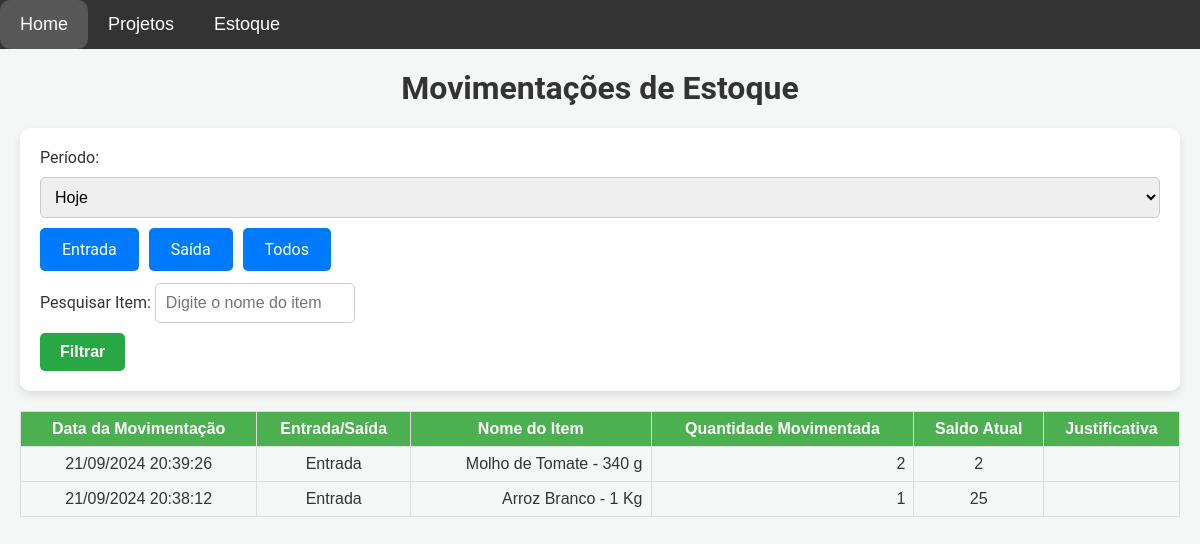
Page /movimentacoes on the earlier database version.
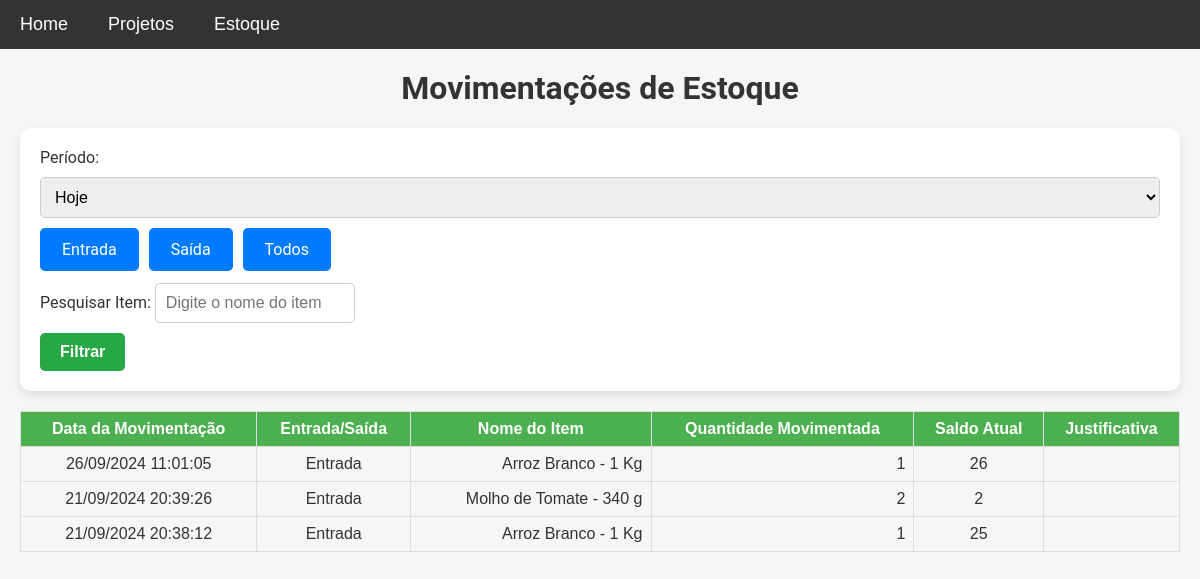
Same page on the later database version.
### models.py (models this page shows)
class MovimentacaoEstoque(db.Model):
    __table_args__ = {'extend_existing': True}
    id = db.Column(db.Integer, primary_key=True)
    item_id = db.Column(db.Integer, db.ForeignKey('item.id'), nullable=False)
    tipo_movimentacao = db.Column(db.String(10), nullable=False)  # 'entrada' ou 'saida'
    quantidade = db.Column(db.Integer, nullable=False)
    data_hora = db.Column(db.DateTime, default=datetime.utcnow)
    justificativa = db.Column(db.String(255), nullable=True, default='')  # Define string vazia como padrão
    saldo_atual = db.Column(db.Integer, nullable=False)  # Adiciona o campo saldo atual
    item = db.relationship('Item', backref=db.backref('movimentacoes', lazy=True))

class Item(db.Model):
    __table_args__ = {'extend_existing': True}  # Estende a tabela existente ao invés de tentar recriá-la
    id = db.Column(db.Integer, primary_key=True)
    nome = db.Column(db.String(100), nullable=False)
    descricao = db.Column(db.Text, nullable=False)
    categoria = db.Column(db.String(50), nullable=False)
    quantidade = db.Column(db.Integer, nullable=False, default=0)
    preco = db.Column(db.Float, nullable=False)

### app.py (the view, shortened to what this page needs)
@app.route('/movimentacoes', methods=['GET'])
def movimentacoes_estoque():
    periodo = request.args.get('periodo')  # Obtém o filtro de período
    tipo_movimentacao = request.args.get('tipo_movimentacao', 'todos')  # Filtro para o tipo de movimentação
    nome_item = request.args.get('nome_item', '').strip()  # Filtro para o nome do item
    query = MovimentacaoEstoque.query.join(Item)
    hoje = datetime.now(tz).date()  # Data de hoje no fuso horário definido
    if periodo == 'hoje':
        query = query.filter(db.func.date(MovimentacaoEstoque.data_hora) == hoje)
    elif periodo == 'semana':
        inicio_semana = hoje - timedelta(days=hoje.weekday())
        query = query.filter(MovimentacaoEstoque.data_hora >= inicio_semana)
    elif periodo == 'mes':
        query = query.filter(db.extract('month', MovimentacaoEstoque.data_hora) == hoje.month, db.extract('year', MovimentacaoEstoque.data_hora) == hoje.year)
    elif periodo == 'ano':
        query = query.filter(db.extract('year', MovimentacaoEstoque.data_hora) == hoje.year)
    elif periodo == 'ultimos_30_dias':
        ultimos_30_dias = hoje - timedelta(days=30)
        query = query.filter(MovimentacaoEstoque.data_hora >= ultimos_30_dias)
    elif periodo == 'ultimos_12_meses':
        ultimos_12_meses = hoje.replace(year=hoje.year - 1)
        query = query.filter(MovimentacaoEstoque.data_hora >= ultimos_12_meses)
    if tipo_movimentacao in ['entrada', 'saida']:
        query = query.filter(MovimentacaoEstoque.tipo_movimentacao == tipo_movimentacao)
    movimentacoes = query.order_by(MovimentacaoEstoque.data_hora.desc()).all()
    if nome_item:
        nome_item_normalizado = remover_acentos(nome_item).lower()
        movimentacoes = [m for m in movimentacoes if remover_acentos(m.item.nome).lower().find(nome_item_normalizado) != -1]
    return render_template('movimentacoes.html', movimentacoes=movimentacoes, tz=tz)  # Renderiza o template com as movimentações

### templates/movimentacoes.html (shortened to what this page needs)
{% extends 'base.html' %}
{% block content %}
    <h1>Movimentações de Estoque</h1>
    <form method="GET" action="{{ url_for('movimentacoes_estoque') }}">
        <label for="periodo">Período:</label>
        <select name="periodo" id="periodo">
            <option value="hoje" {% if request.args.get('periodo') == 'hoje' %}selected{% endif %}>Hoje</option>
        </select>
        <div class="radio-buttons">
            <label for="entrada" class="btn">Entrada</label>
            <label for="saida" class="btn">Saída</label>
            <label for="todos" class="btn">Todos</label>
        </div>
        <div class="search-bar">
            <label for="nome_item">Pesquisar Item:</label>
            <input type="text" name="nome_item" id="nome_item" placeholder="Digite o nome do item" value="{{ request.args.get('nome_item', '') }}">
        </div>
        <button type="submit">Filtrar</button>
    </form>
    <table class="estoque-table">
        <thead>
            <tr>
                <th>Data da Movimentação</th>
                <th>Entrada/Saída</th>
                <th>Nome do Item</th>
                <th>Quantidade Movimentada</th>
                <th>Saldo Atual</th>
                <th>Justificativa</th>
            </tr>
        </thead>
        <tbody>
            {% for movimentacao in movimentacoes %}
            <tr>
                <td>{{ movimentacao.data_hora.astimezone(tz).strftime('%d/%m/%Y %H:%M:%S') }}</td>
                <td>{{ movimentacao.tipo_movimentacao | capitalize }}</td>
                <td>{{ movimentacao.item.nome }}</td>
                <td>{{ movimentacao.quantidade }}</td>
                <td>{{ movimentacao.saldo_atual }}</td>
                <td>{{ movimentacao.justificativa }}</td>
            </tr>
            {% endfor %}
        </tbody>
    </table>
{% endblock %}

### templates/base.html (shortened to what this page needs)
<!DOCTYPE html>
<html lang="pt-BR">
<head>
    <link rel="stylesheet" href="{{ url_for('static', filename='css/style.css') }}">
</head>
<body>
    <nav class="navbar">
        <ul class="main-menu">
            <li><a href="{{ url_for('home') }}">Home</a></li>
            <li class="dropdown">
                <a href="javascript:void(0)" class="dropbtn">Projetos</a>
            </li>
            <li class="dropdown">
                <a href="javascript:void(0)" class="dropbtn">Estoque</a>
            </li>
        </ul>
    </nav>
    <div class="content">
        {% block content %}{% endblock %}
    </div>
</body>
</html>

### static/css/style.css (style rules this page uses)
body { font-family: 'Roboto', sans-serif; background-color: #f4f7f6; margin: 0; padding: 0; color: #333; }
h1, h3 { text-align: center; margin-top: 0; }
a { text-decoration: none; color: white; transition: background-color 0.3s ease; }
.content { padding: 20px; }
form { background-color: white; padding: 20px; border-radius: 10px; box-shadow: 0 4px 10px rgba(0, 0, 0, 0.1); margin-bottom: 20px; }
input[type="text"], input[type="date"], textarea, select { width: 100%; padding: 10px; margin: 10px 0; border: 1px solid #ccc; border-radius: 5px; font-size: 16px; box-sizing: border-box; }
form input[type="text"], form input[type="date"] { max-width: 200px; display: inline-block; margin-right: 10px; }
button { padding: 10px 20px; background-color: #28a745; color: white; border: none; border-radius: 5px; font-size: 16px; font-weight: bold; cursor: pointer; transition: background-color 0.3s ease; }
.estoque-table { width: 100%; border-collapse: collapse; margin-top: 20px; font-family: Arial, sans-serif; }
.estoque-table th, .estoque-table td { border: 1px solid #ddd; padding: 8px; }
.estoque-table th { background-color: #4CAF50; color: white; text-align: center; font-weight: bold; }
.estoque-table td { text-align: center; }
.estoque-table td:nth-child(3), .estoque-table td:nth-child(4) { text-align: right; }
.search-bar input { width: 100%; padding: 12px; margin-top: 12px; font-size: 16px; border: 1px solid #ccc; border-radius: 5px; }
.navbar { background-color: #333; font-family: Arial, sans-serif; display: flex; align-items: center; position: relative; z-index: 1000; }
.navbar ul { list-style-type: none; margin: 0; padding: 0; display: flex; flex-wrap: wrap; }
.navbar ul li { position: relative; }
.navbar ul.main-menu > li > a { display: block; color: white; text-align: center; padding: 14px 20px; text-decoration: none; font-size: 18px; }
.radio-buttons { display: flex; gap: 10px; }
.btn { display: inline-block; padding: 10px 20px; background-color: #007bff; color: white; border: 2px solid transparent; border-radius: 5px; cursor: pointer; transition: background-color 0.3s ease, color 0.3s ease; }
input[type="text"], input[type="date"], textarea, select { width: 100%; padding: 10px; margin-bottom: 10px; border: 1px solid #ccc; border-radius: 5px; font-size: 16px; }

Differences in the rows shown:
added MovimentacaoEstoque: data_hora.astimezone "26/09/2024 11:01:05", tipo_movimentacao "Entrada", item.nome "Arroz Branco - 1 Kg", quantidade "1", saldo_atual "26"
